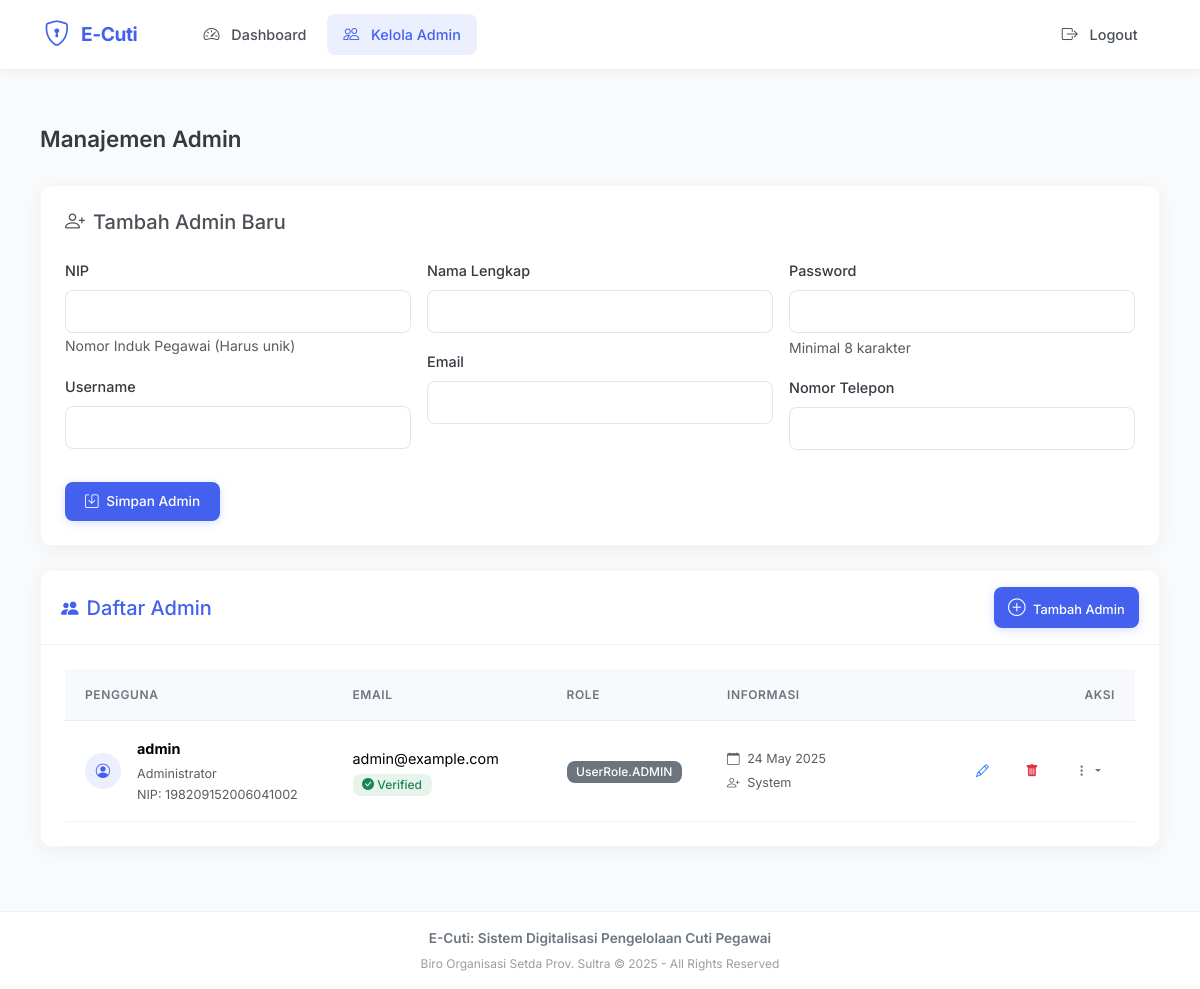
Page /admin/superadmin/manajemen-admin (signed in) on the committed database.
### models.py (models this page shows, shortened)
class User(UserMixin, db.Model):
    __tablename__ = 'users'
    id = db.Column(db.Integer, primary_key=True)
    nip = db.Column(db.String(20), unique=True, nullable=True)
    username = db.Column(db.String(50), unique=True, nullable=False, index=True)
    password = db.Column(db.String(255), nullable=False)
    email = db.Column(db.String(120), unique=True, nullable=False, index=True)
    email_verified = db.Column(db.Boolean, default=False)
    email_verified_at = db.Column(db.DateTime)
    verification_token = db.Column(db.String(100))
    verification_attempts = db.Column(db.Integer, default=0, nullable=False)
    last_verification_sent = db.Column(db.DateTime, nullable=True)
    reset_token = db.Column(db.String(100))
    reset_token_expiry = db.Column(db.DateTime)
    must_change_password = db.Column(db.Boolean, default=False)
    failed_login_attempts = db.Column(db.Integer, default=0)
    locked_until = db.Column(db.DateTime)
    last_password_change = db.Column(db.DateTime)
    is_active = db.Column(db.Boolean, default=True)
    deactivated_at = db.Column(db.DateTime)
    deactivated_by = db.Column(db.Integer, db.ForeignKey('users.id'))
    deleted_at = db.Column(db.DateTime)
    deleted_by = db.Column(db.Integer, db.ForeignKey('users.id'))
    full_name = db.Column(db.String(100))
    phone = db.Column(db.String(20))
    tempat_lahir = db.Column(db.String(50))
    tanggal_lahir = db.Column(db.Date)
    jenis_kelamin = db.Column(db.String(1))  # 'L' or 'P'
    jabatan = db.Column(db.String(80), nullable=True)
    golongan = db.Column(db.String(10), nullable=True)
    alamat = db.Column(db.String(200), nullable=True)
    foto_profil = db.Column(db.String(120))
    total_cuti = db.Column(db.Integer, default=12)
    sisa_cuti = db.Column(db.Integer, default=12)
    role = db.Column(db.Enum(UserRole), default=UserRole.PEGAWAI, nullable=False)
    atasan_id = db.Column(db.Integer, db.ForeignKey('users.id'))
    created_by = db.Column(db.Integer, db.ForeignKey('users.id'), nullable=True)
    last_login = db.Column(db.DateTime)
    created_at = db.Column(db.DateTime, server_default=func.now())
    updated_at = db.Column(db.DateTime, server_default=func.now(), onupdate=func.now())
    atasan = db.relationship('User', remote_side=[id], foreign_keys=[atasan_id], backref=db.backref('subordinates', lazy='dynamic'))
    creator = db.relationship('User', remote_side=[id], foreign_keys=[created_by], backref=db.backref('created_users', lazy='dynamic'))
    deactivator = db.relationship('User', remote_side=[id], foreign_keys=[deactivated_by])
    deleter = db.relationship('User', remote_side=[id], foreign_keys=[deleted_by])
    cuti_diajukan = db.relationship('Cuti', foreign_keys='Cuti.user_id', back_populates='pemohon', cascade='all, delete-orphan', lazy='dynamic')
    cuti_disetujui = db.relationship('Cuti', foreign_keys='Cuti.atasan_id',  back_populates='penyetuju', lazy='dynamic')
    notifications = db.relationship('Notification', back_populates='user', cascade='all, delete-orphan', lazy='dynamic')
    audit_logs = db.relationship('AuditLog', back_populates='user', lazy='dynamic')
    __table_args__ = (
        Index('idx_user_role', 'role'),
        Index('idx_user_atasan', 'atasan_id'),
        CheckConstraint('total_cuti >= 0', name='ck_user_total_cuti'),
        CheckConstraint('sisa_cuti >= 0', name='ck_user_sisa_cuti'),
        CheckConstraint('email_verified IN (0, 1)', name='ck_user_email_verified'),
        CheckConstraint('is_active IN (0, 1)', name='ck_user_is_active'),
        CheckConstraint('LENGTH(username) >= 3', name='ck_user_username_length'),
        CheckConstraint("email LIKE '%@%.%'", name='ck_user_email_format'),
    )
    role = db.Column(db.Enum(UserRole), default=UserRole.PEGAWAI, nullable=False)

### routes/admin.py (the view)
@admin_bp.route('/superadmin/manajemen-admin', methods=['GET', 'POST'])
@login_required
@role_required(UserRole.SUPERADMIN)
def manajemen_admin():
    if request.method == 'POST':
        return handle_admin_creation()
    page = request.args.get('page', 1, type=int)
    search_query = request.args.get('search', '').strip()
    query = User.query.filter_by(role=UserRole.ADMIN, is_active=True)
    if search_query:
        query = query.filter(
            (User.username.ilike(f'%{search_query}%')) |
            (User.email.ilike(f'%{search_query}%')) |
            (User.full_name.ilike(f'%{search_query}%'))
        )
    admins = query.order_by(User.created_at.desc()).paginate(
        page=page,
        per_page=10,
        error_out=False
    )
    return render_template('superadmin/manajemen_admin.html',
                         admins=admins,
                         search_query=search_query)

### templates/superadmin/manajemen_admin.html (shortened to what this page needs)
<!DOCTYPE html>
<html lang="id">
<head>
    <link href="https://cdn.jsdelivr.net/npm/bootstrap@5.3.2/dist/css/bootstrap.min.css" rel="stylesheet">
    <link href="https://cdn.jsdelivr.net/npm/bootstrap-icons@1.11.1/font/bootstrap-icons.css" rel="stylesheet">
</head>
<body>
    <nav class="navbar navbar-expand-lg navbar-light">
        <div class="container-fluid">
            <a class="navbar-brand" href="#">
                <i class="bi bi-shield-lock"></i>
                <span>E-Cuti</span>
            </a>
            <div class="collapse navbar-collapse" id="navbarNav">
                <ul class="navbar-nav me-auto">
                    <li class="nav-item">
                        <a class="nav-link" href="{{ url_for('admin.superadmin_dashboard') }}">
                            <i class="bi bi-speedometer2"></i> Dashboard
                        </a>
                    </li>
                    <li class="nav-item">
                        <a class="nav-link active" href="{{ url_for('admin.manajemen_admin') }}">
                            <i class="bi bi-people"></i> Kelola Admin
                        </a>
                    </li>
                </ul>
                <ul class="navbar-nav ms-auto">
                    <li class="nav-item">
                        <a class="nav-link" href="{{ url_for('auth.logout') }}">
                            <i class="bi bi-box-arrow-right"></i> Logout
                        </a>
                    </li>
                </ul>
            </div>
        </div>
    </nav>
    <div class="main-container">
        <div class="page-header">
            <h1 class="page-title">Manajemen Admin</h1>
        </div>
        <div class="primary-card mb-4">
            <div class="card-body">
                <h5 class="card-title mb-4"><i class="bi bi-person-plus me-2"></i>Tambah Admin Baru</h5>
                <form method="POST">
                    <div class="row g-3">
                        <div class="col-md-4">
                            <div class="mb-3">
                                <label for="nip" class="form-label">NIP</label>
                                <input type="text" id="nip" name="nip" class="form-control" required>
                                <small class="text-muted">Nomor Induk Pegawai (Harus unik)</small>
                            </div>
                            <div class="mb-3">
                                <label for="username" class="form-label">Username</label>
                                <input type="text" id="username" name="username" class="form-control" required>
                            </div>
                        </div>
                        <div class="col-md-4">
                            <div class="mb-3">
                                <label for="full_name" class="form-label">Nama Lengkap</label>
                                <input type="text" id="full_name" name="full_name" class="form-control" required>
                            </div>
                            <div class="mb-3">
                                <label for="email" class="form-label">Email</label>
                                <input type="email" id="email" name="email" class="form-control" required>
                            </div>
                        </div>
                        <div class="col-md-4">
                            <div class="mb-3">
                                <label for="password" class="form-label">Password</label>
                                <input type="password" id="password" name="password" class="form-control" required>
                                <div class="form-text">Minimal 8 karakter</div>
                            </div>
                            <div class="mb-3">
                                <label for="phone" class="form-label">Nomor Telepon</label>
                                <input type="text" id="phone" name="phone" class="form-control">
                            </div>
                        </div>
                        <div class="col-12">
                            <button type="submit" class="btn btn-primary">
                                <i class="bi bi-save me-1"></i> Simpan Admin
                            </button>
                        </div>
                    </div>
                </form>
            </div>
        </div>
    <div class="primary-card">
        <div class="card-header d-flex justify-content-between align-items-center">
            <h5 class="mb-0"><i class="bi bi-people-fill me-2"></i>Daftar Admin</h5>
            <a href="{{ url_for('admin.manajemen_admin') }}" class="btn btn-sm btn-primary">
                <i class="bi bi-plus-circle me-1"></i> Tambah Admin
            </a>
        </div>
        <div class="card-body">
            <div class="table-responsive">
                <table class="table table-hover align-middle">
                    <thead class="table-light">
                        <tr>
                            <th style="width: 25%">Pengguna</th>
                            <th style="width: 20%">Email</th>
                            <th style="width: 15%">Role</th>
                            <th style="width: 20%">Informasi</th>
                            <th style="width: 20%" class="text-end">Aksi</th>
                        </tr>
                    </thead>
                    <tbody>
                        {% for admin in admins.items %}
                            <tr>
                                <td>
                                    <div class="d-flex align-items-center">
                                        <div class="avatar me-3">
                                            <i class="bi bi-person-circle"></i>
                                        </div>
                                        <div>
                                            <strong>{{ admin.username }}</strong>
                                            <div class="text-muted small mt-1">
                                                {% if admin.full_name %}
                                                    {{ admin.full_name }}
                                                {% else %}
                                                    -
                                                {% endif %}
                                                {% if admin.nip %}
                                                    <div class="text-muted">NIP: {{ admin.nip }}</div>
                                                {% endif %}
                                            </div>
                                        </div>
                                    </div>
                                </td>
                                <td>
                                    {{ admin.email }}
                                    {% if admin.email_verified %}
                                    <span class="badge bg-success bg-opacity-10 text-success small mt-1">
                                        <i class="bi bi-check-circle-fill"></i> Verified
                                    </span>
                                    {% else %}
                                    <span class="badge bg-warning bg-opacity-10 text-warning small mt-1">
                                        <i class="bi bi-exclamation-triangle-fill"></i> Belum Verifikasi
                                    </span>
                                    {% endif %}
                                </td>
                                <td>
                                    <span class="badge {% if admin.role == 'admin' %}bg-primary{% elif admin.role == 'atasan' %}bg-success{% else %}bg-secondary{% endif %}">
                                        {{ admin.role }}
                                    </span>
                                </td>
                                <td>
                                    <div class="small text-muted">
                                        <div>
                                            <i class="bi bi-calendar me-1"></i>
                                            {{ admin.created_at.strftime('%d %b %Y') }}
                                        </div>
                                        <div class="mt-1">
                                            <i class="bi bi-person-plus me-1"></i>
                                            {% if admin.creator %}
                                                {{ admin.creator.username }}
                                            {% else %}
                                                System
                                            {% endif %}
                                        </div>
                                    </div>
                            </td>
                                    <td class="text-end">
                                        <div class="d-flex justify-content-end gap-2">
                                            <a href="{{ url_for('admin.superadmin_edit_user', admin_id=admin.id) }}"
                                               class="btn btn-sm btn-outline-primary"
                                               data-bs-toggle="tooltip"
                                               title="Edit Admin">
                                                <i class="bi bi-pencil"></i>
                                            </a>
                                            <form method="POST"
                                                  action="{{ url_for('admin.superadmin_delete_user', admin_id=admin.id) }}"
                                                  class="d-inline"
                                                  onsubmit="return confirmPermanentDelete()">
                                                <button type="submit"
                                                        class="btn btn-sm btn-outline-danger"
                                                        data-bs-toggle="tooltip"
                                                        title="Hapus Permanen">
                                                    <i class="bi bi-trash-fill"></i>
                                                </button>
                                            </form>
                                            <div class="dropdown">
                                                <button class="btn btn-sm btn-outline-secondary dropdown-toggle"
                                                        type="button"
                                                        data-bs-toggle="dropdown"
                                                        aria-expanded="false">
                                                    <i class="bi bi-three-dots-vertical"></i>
                                                </button>
                                            </div>
                                        </div>
                                    </td>
                                </tr>
                            {% endfor %}
                        </tbody>
                    </table>
                </div>
            </div>
        </div>
    </div>
    <footer>
        <div class="footer-content">
            <div class="footer-brand">{{ app_name }}</div>
            <div class="footer-copyright">{{ organization }} © {{ now.year }} - All Rights Reserved</div>
        </div>
    </footer>
</body>
</html>

### rows in the picture
User: username "admin", full_name "Administrator", nip "198209152006041002", email "admin@example.com", email_verified True (drawn), role "UserRole.ADMIN", created_at "24 May 2025"

### other values in the picture
{{ app_name }} "E-Cuti: Sistem Digitalisasi Pengelolaan Cuti Pegawai"
{{ organization }} "Biro Organisasi Setda Prov. Sultra"
